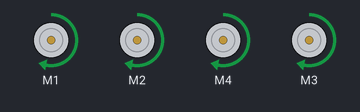
Bench run of a sketch on a simulated Arduino Uno, built with avr-gcc and run on an emulated ATmega328P. Shown: 4 × DC motor (green arrow = forward, orange = backward, longer = faster).

Above: at 2.5 s.
At 7.5 s:
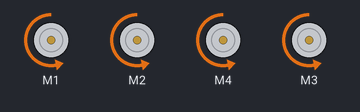
At 11.0 s:
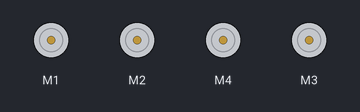
Timing chart, 0 to 15.6 s (numbered marks = the images above):
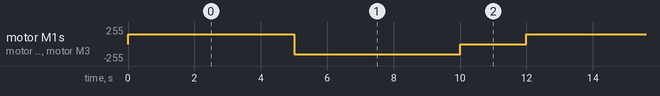

The sketch:

motor.ino
```cpp
#include <Wire.h>
#include <Adafruit_MotorShield.h>
#include "utility/Adafruit_MS_PWMServoDriver.h"

Adafruit_MotorShield AFMS = Adafruit_MotorShield();

Adafruit_DCMotor *leftfrontMotor = AFMS.getMotor(1);
Adafruit_DCMotor *rightfrontMotor = AFMS.getMotor(2);
Adafruit_DCMotor *leftbackMotor = AFMS.getMotor(3);
Adafruit_DCMotor *rightbackMotor = AFMS.getMotor(4);

void setup() {
  // run motors forward, to run once:
  AFMS.begin();
}

void loop() {
  // put your main code here, to run repeatedly:
  leftfrontMotor->setSpeed(150);//0-255
  leftfrontMotor->run(FORWARD);
  rightfrontMotor->setSpeed(150);//0-255
  rightfrontMotor->run(FORWARD);
  rightbackMotor->setSpeed(150);//0-255
  rightbackMotor->run(FORWARD);
  leftbackMotor->setSpeed(150);//0-255
  leftbackMotor->run(FORWARD);
  delay(5000);

  // run motors backward, to run once:
  AFMS.begin();
  leftfrontMotor->setSpeed(150);//0-255
  leftfrontMotor->run(BACKWARD);
  rightfrontMotor->setSpeed(150);//0-255
  rightfrontMotor->run(BACKWARD);
  rightbackMotor->setSpeed(150);//0-255
  rightbackMotor->run(BACKWARD);
  leftbackMotor->setSpeed(150);//0-255
  leftbackMotor->run (BACKWARD);
  delay(5000);

  // release, to run once:
  AFMS.begin();
  leftfrontMotor->run(RELEASE);
  rightfrontMotor->run(RELEASE);
  rightbackMotor->run(RELEASE);
  leftbackMotor->run (RELEASE);
  delay(2000);

}
```

Measured:
- by itself, motor M1, motor M2, motor M4, motor M3: repeats every 12.0 s: backward 150/255 5.0 s, stopped 2.0 s, forward 150/255 5.0 s
